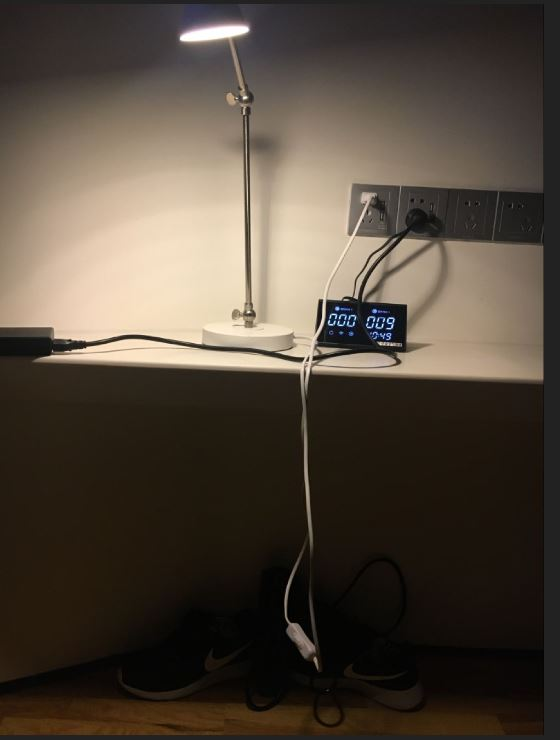
#> input picture finalwork/test2.jpg, 560 x 740 px
$ python test.py
#> lines starting #> are read from the running program, lines starting #| are printed output that depends on the picture
# -*- coding: utf-8 -*-
"""
Created on Thu May 28 00:25:55 2020

@author: yyhaos
@github:
"""

import matplotlib.pyplot as plt #用于图片展示
import numpy as np #fft 但是并没有用np的fft，而是自己写了一个dft
import cv2 #读取图片
import os
import warnings
warnings.filterwarnings("ignore")

USE_MYDFT = 0  #=1:使用MyDFT    =0:使用np.fft
TEST_PATH = 'test2.jpg'  #可选：DFT_test.jpg  test.jpg   test2.jpg test3.jpg test4.jpg
# test2.jpg的效果最好
C  =2
DD  = 100000
RL = 0.25
RH = 4
#4 个 同态滤波的参数


class MyDFT():
#    DFT实现
    # [44 lines left out: functions idft, dft, not called in this run]

class NpFFT():
#    numpy的FFT实现，套了一个壳子
    def fft(self,input):
        input = np.log(input + 0.01)
        return np.fft.fft2(input)
    def ifft(self, input):
        input = np.fft.ifft2(input)
        input = np.real(np.exp(input) - 0.01)
        return input

class MyHomomorphicFilter(): #同态滤波器实现
    def homofilter(self, image):
        c = C   #常数c用于控制坡度的锐利度，它在rl和rh之间过渡
        D0 = DD
        rh = RH
        rl = RL
        h = image.shape[0]
        w = image.shape[1]
        h1 = np.floor(h/2)
        w1 = np.floor(w/2)
        D = np.zeros((h,w))
        H = np.zeros((h,w))
        M = np.zeros((h,w))
        for i in range(h):
            for j in range(w):
                D[i,j] = (i - h1)**2 + (j - w1)**2
                M[i,j] = 1 - np.exp(-c * (D[i,j]/(D0**2)))
                H[i,j] = (rh - rl) * M[i,j] + rl
        return  np.fft.ifftshift(H)

def show(input,title="image"):
    plt.rcParams['figure.dpi'] = 120
    plt.xlabel(title)
    try:
        #print("start imshow:"+title)
        plt.imshow( (input*100000).astype(int),'gray')
        plt.savefig('result//'+title)
        plt.show()
        #print("end imshow:"+title)
    except:
        print("error in show or save image:"+title)

def main():
    try:
        os.mkdir('result')
    except:
        1

    image = cv2.imread(TEST_PATH)
#> image is the input picture: shape (740, 560, 3); mean B, G, R 59.1, 70.4, 80.7
    image = cv2.cvtColor(image, cv2.COLOR_BGR2GRAY) #灰度化
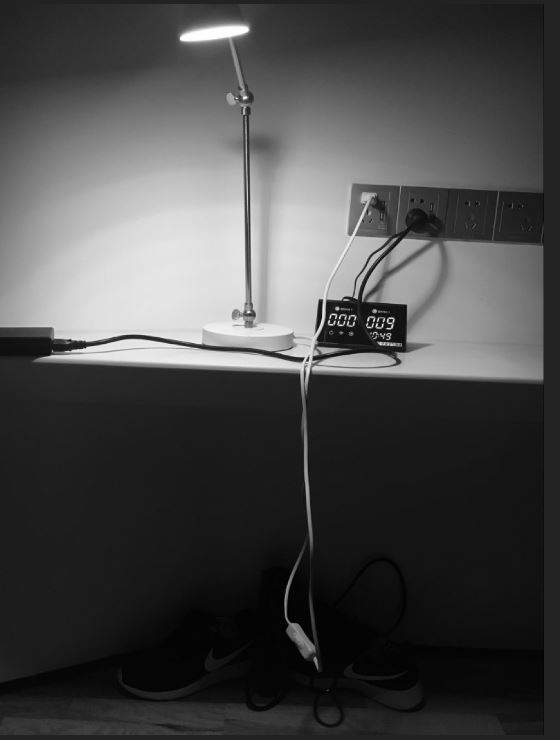
#> image: shape (740, 560); min 0, max 255, mean 72.2
    image = np.double(image)  #先转化为double型 这样就得到了初始的image

    show( image,"Original test image" )

    mydft=MyDFT()
    npfft=NpFFT()
    hf=MyHomomorphicFilter()

    if(USE_MYDFT==1):
        dft_image = mydft.dft(image)
    else:
        dft_image = npfft.fft(image)
#> in fft, `input = np.log(input + 0.01)`:
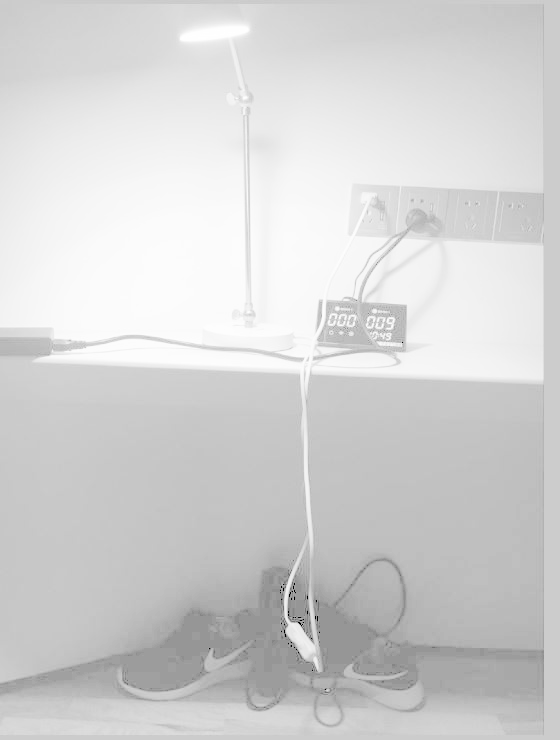
#> input: shape (740, 560) float64; min -4.61, max 5.54, mean 3.8; drawn with min black and max white
    show( dft_image,"Test image after dft" )


    hf_image= hf.homofilter(dft_image)
#> after the loop in homofilter, `for i in range(h):`:
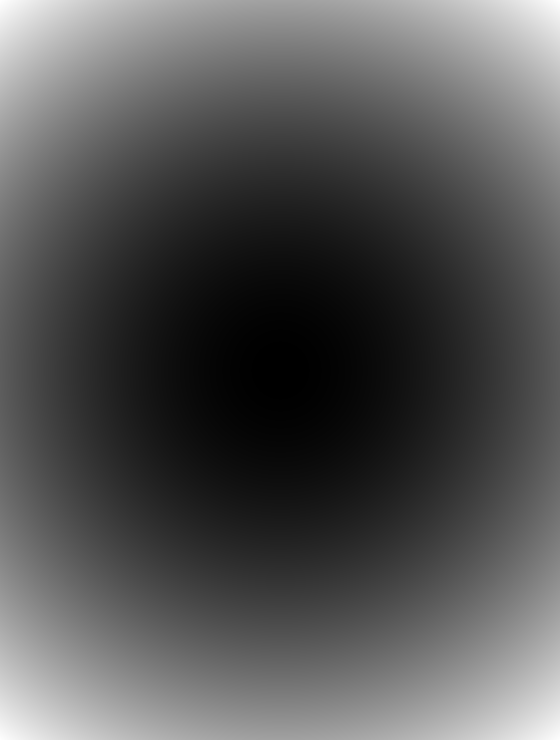
#> D: shape (740, 560) float64; min 0, max 215300, mean 71767; drawn with min black and max white
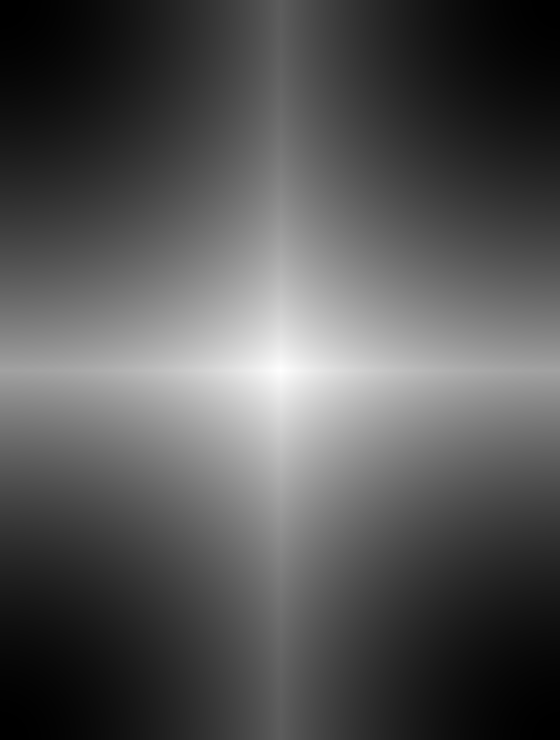
#> hf_image: shape (740, 560) float64; min 0.25, max 0.25, mean 0.25; drawn with min black and max white
    show(hf_image, "Image of homofilter")
#> call 3 of show, with title = 'Image of homofilter'
#> in show (call 3), `plt.savefig('result//'+title)`:
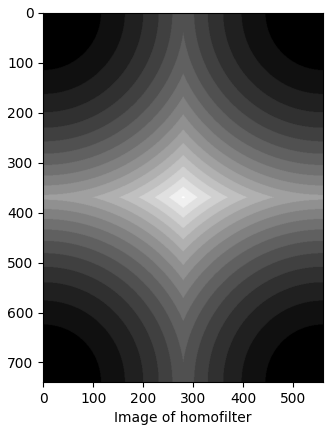
#> figure drawn by matplotlib, 1 panel

    hf_image = hf_image*dft_image
    show(hf_image, "Test image after homofilted")

    if(USE_MYDFT==1):
        ifft_image = mydft.idft(hf_image)
    else:
        ifft_image = npfft.ifft(hf_image)
#> in ifft, `input = np.real(np.exp(input) - 0.01)`:
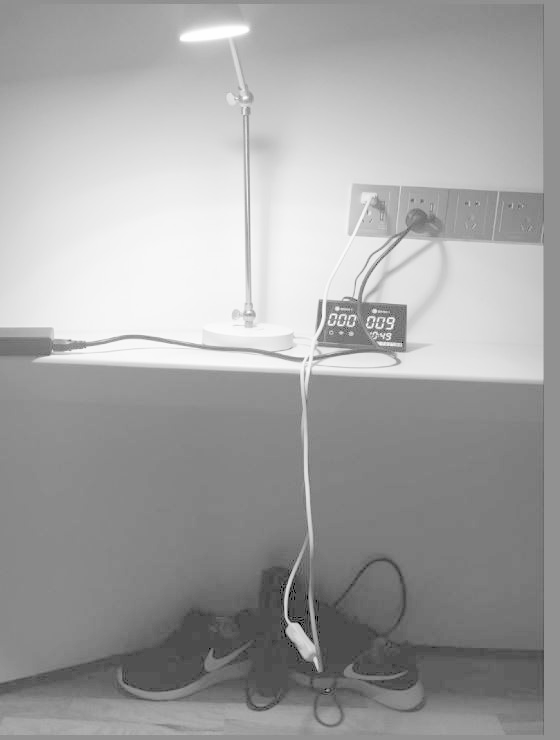
#> input: shape (740, 560) float64; min 0.306, max 3.99, mean 2.66; drawn with min black and max white


    show(ifft_image,"Test image after idft")
#> in show (call 5), `plt.savefig('result//'+title)`:
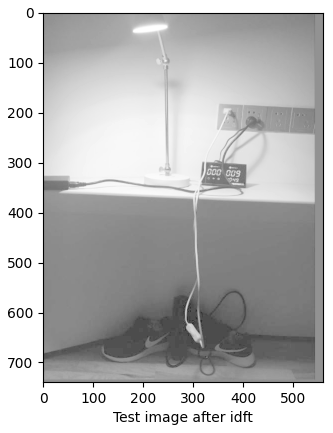
#> figure drawn by matplotlib, 1 panel


if __name__ =='__main__':
    main()

$ run again, with finalwork/test3.jpg copied over finalwork/test2.jpg
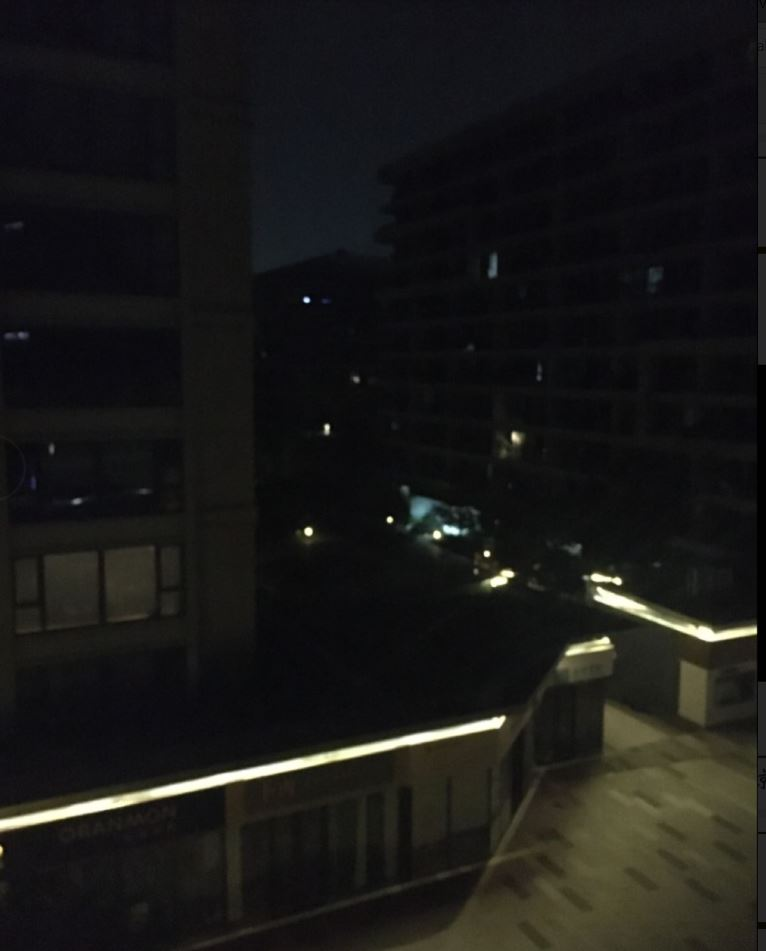
#> input picture finalwork/test3.jpg, 766 x 951 px
#> in main, image is the input picture: shape (951, 766, 3); mean B, G, R 23.6, 24.8, 25.4
#> in ifft, `input = np.real(np.exp(input) - 0.01)`:
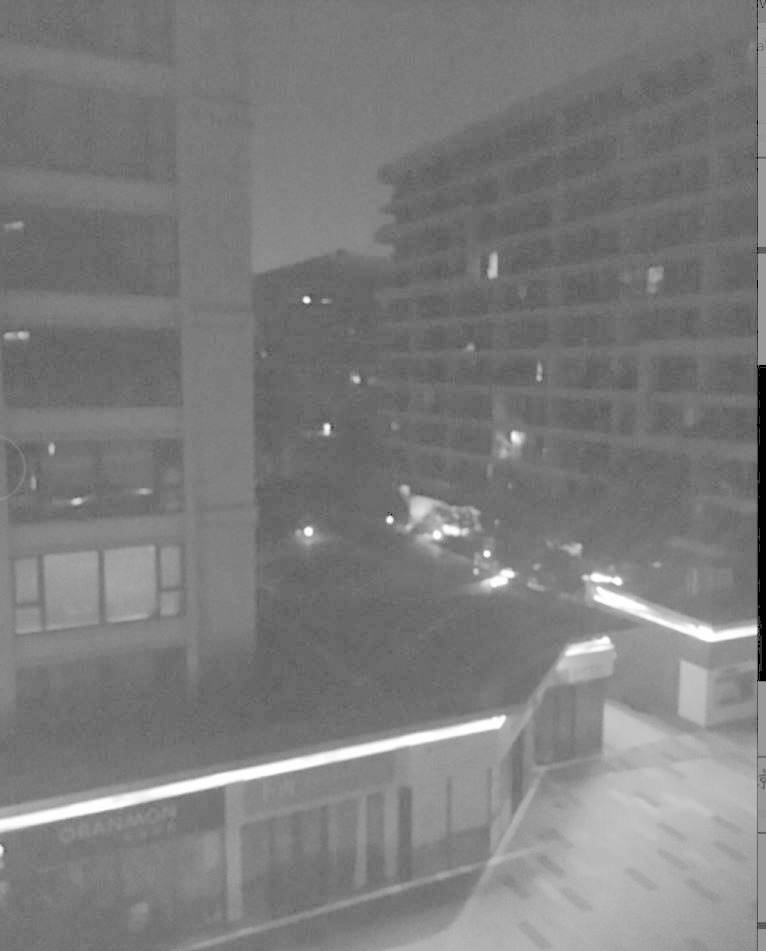
#> input: shape (951, 766) float64; min 0.306, max 3.99, mean 2.11; drawn with min black and max white
#> in show (call 5), `plt.savefig('result//'+title)`:
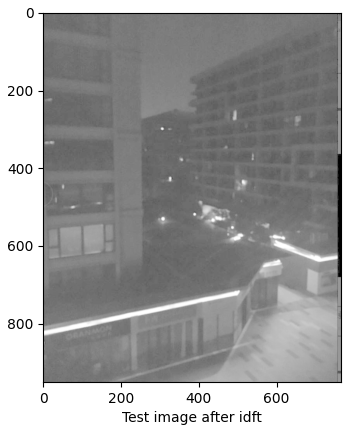
#> figure drawn by matplotlib, 1 panel

$ run again, with finalwork/test4.jpg copied over finalwork/test2.jpg
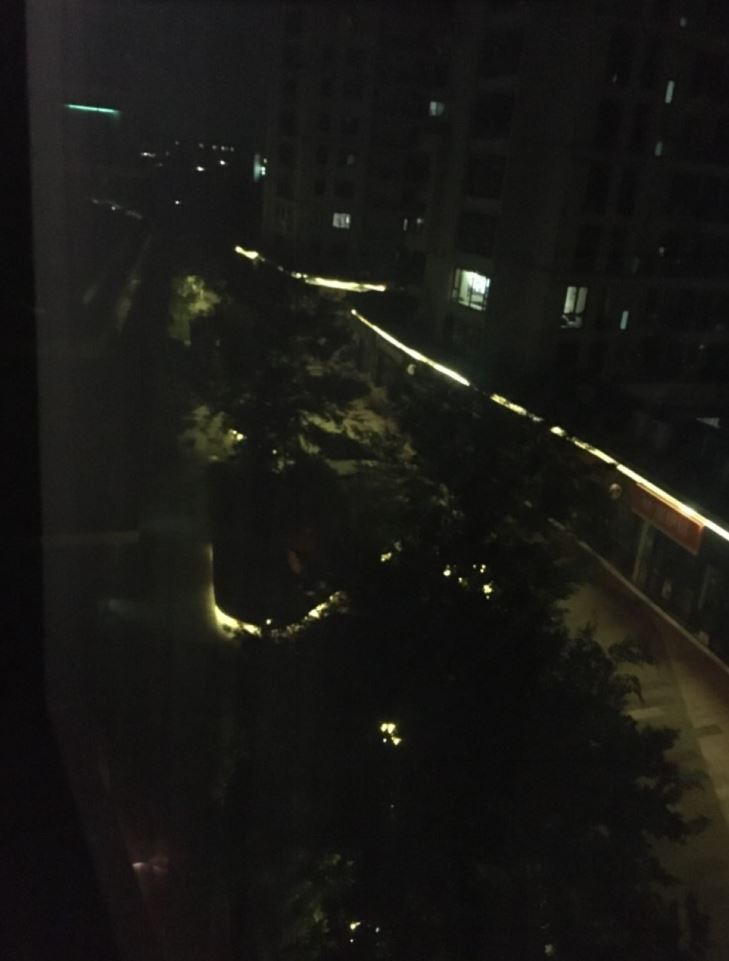
#> input picture finalwork/test4.jpg, 729 x 961 px
#> in main, image is the input picture: shape (961, 729, 3); mean B, G, R 20.7, 24, 24.5
#> in ifft, `input = np.real(np.exp(input) - 0.01)`:
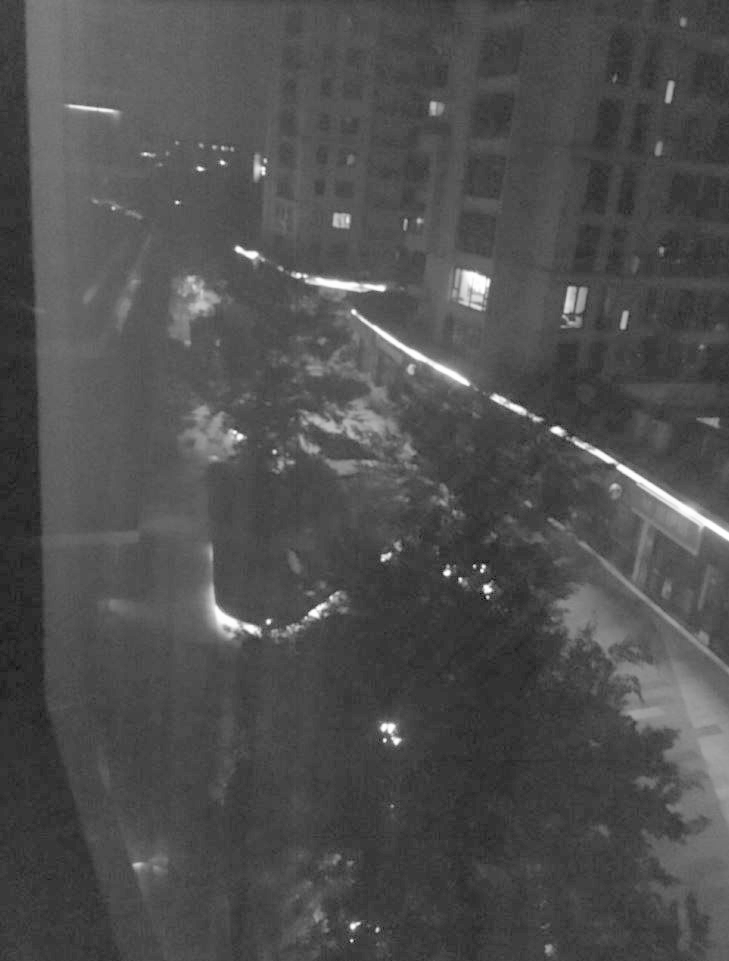
#> input: shape (961, 729) float64; min 1.31, max 3.98, mean 2.14; drawn with min black and max white
#> in show (call 5), `plt.savefig('result//'+title)`:
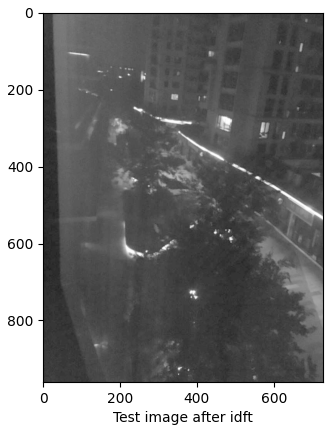
#> figure drawn by matplotlib, 1 panel
